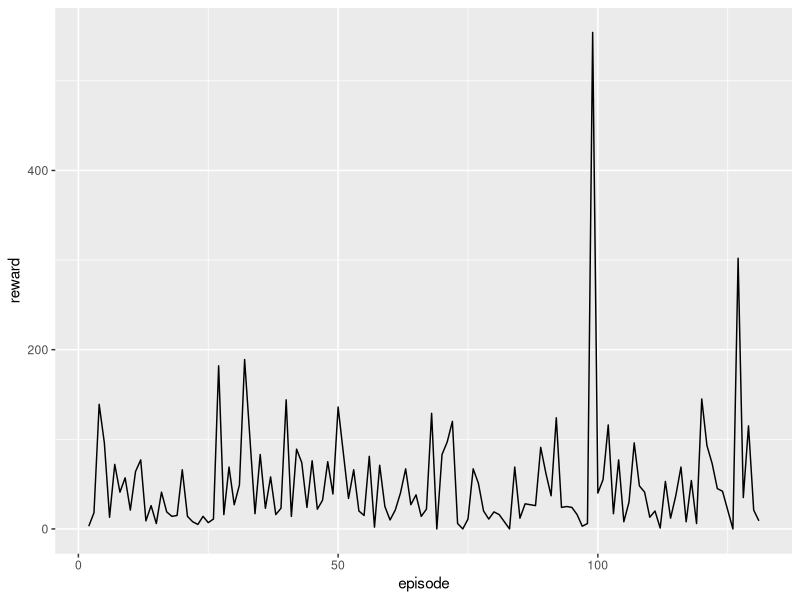

This figure's R source:
## ---- chunk 1
library(tidyverse)
library(ggplot2)
## ---- chunk 2
file <- read.csv("fps10_features6_dir12.csv")
file <- data.frame(file)
colnames(file)[1] <- "episode"
colnames(file)[2] <- "reward"
file
## ---- chunk 3
reward <- file[2]
episode <- file[1]

file %>%
  ggplot(aes(x = episode, y = reward)) +
  geom_line()
